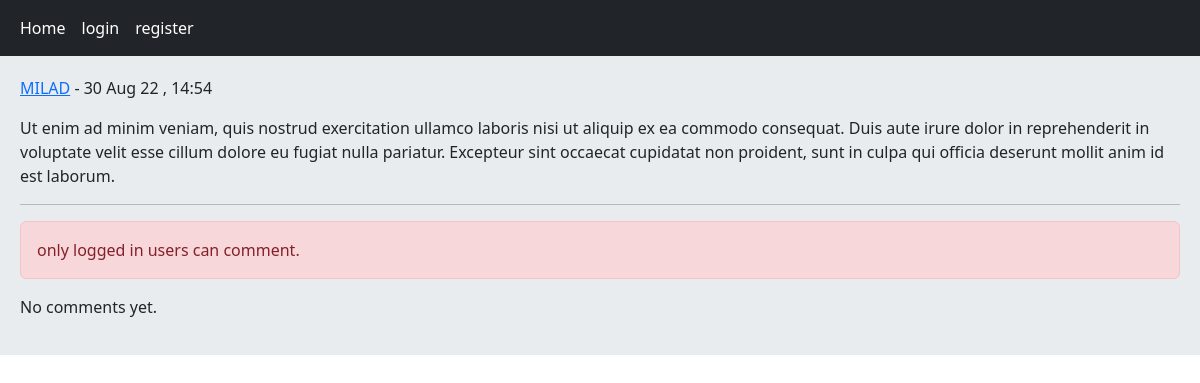
The app's page /post/13/ut-enim-ad-minim-veniam-quis-nostrud-exercitation/ with its own data.
### home/models.py (models this page shows, shortened)
class Post(models.Model):
    user = models.ForeignKey(User, on_delete=models.CASCADE, related_name='posts')
    body = models.TextField()
    slug = models.SlugField()
    created = models.DateTimeField(auto_now_add = True)
    updated = models.DateTimeField(auto_now = True)
    class Meta:
        ordering = ('-created',)

### home/views.py (the view, shortened to what this page needs)
# urls.py: path('post/<int:post_id>/<slug:post_slug>/', views.PostDetailView.as_view(), name= 'post_detail'),
class PostDetailView(View):
    form_class = CommentCreateForm
    form_class_reply = CommentReplyForm
    def setup(self, request, *args, **kwargs):
        self.post_instance = get_object_or_404(Post, pk = kwargs['post_id'], slug = kwargs['post_slug'])
        self.comments = self.post_instance.pcomments.filter(is_reply= False)
        return super().setup(request, *args, **kwargs)
    def get(self, request, *args, **kwargs):
        comments = self.comments
        can_like = False
        if request.user.is_authenticated and self.post_instance.user_can_like(request.user):
            can_like = True
        return render(request, 'home/detail.html', {'post': self.post_instance, 'comments': comments, 'form': self.form_class, 'reply_form': self.form_class_reply, 'can_like': can_like})

### home/templates/home/detail.html (shortened to what this page needs)
{% extends 'base.html' %}
{% block content %}
        <p><a href="{% url 'account:user_profile' post.user.id %}">{{ post.user.username|upper }}</a> - {{ post.updated|date:"j M y , H:i" }}</p>
    <p> {{ post.body }}</p><hr>
    {% if request.user.is_authenticated %}
    <a href="{% url 'home:post_like' post.id %}" class=" {% if can_like %} disabled {% endif %} btn btn-primary col-md-1">Like - {{ post.likes_count }}</a>
        <form action="" method="post" novalidate>
            {% csrf_token %}
            {{ form.as_p }}
            <input type="submit" value="send" class="btn btn-primary">
        </form><br>
    {% else %}
    <p class="alert alert-danger">only logged in users can comment.</p>
    {% endif %}
    {% for comment in comments %}
        <div class="card bg-dark text-white">
            <p class="card-header">{{ comment.user }} | {{ comment.created|timesince }}</p>
            <p class="card-body">{{ comment.body }}</p>
            {% if request.user.is_authenticated %}
            <form action="{% url 'home:add_reply' post.id comment.id %}" method="post" style="display: none;">
                {% csrf_token %}
                {{ reply_form.as_p }}
                <input type="submit" value="send">
            </form>
            {% endif %}
            {% with replies=comment.rcomments.all %}
            {% for reply in replies %}
                <p class="bg-primary p-3 m-2">{{ reply.user }} <br> {{ reply.body }}</p>
            {% endfor %}
            {% endwith %}
        </div><br>
    {% empty %}
        <p> No comments yet.</p>
    {% endfor %}
{% endblock %}

### records on screen
Post: user.username "MILAD", updated "30 Aug 22 , 14:54", body "Ut enim ad minim veniam, quis nostrud exercitation ullamco laboris nisi ut aliquip ex ea commodo consequat. Duis aute irure dolor in reprehenderit in voluptate velit esse cillum dolore eu fugiat nulla pariatur. Excepteur sint occaecat cupidatat non proident, sunt in culpa qui officia deserunt mollit anim id est laborum."
